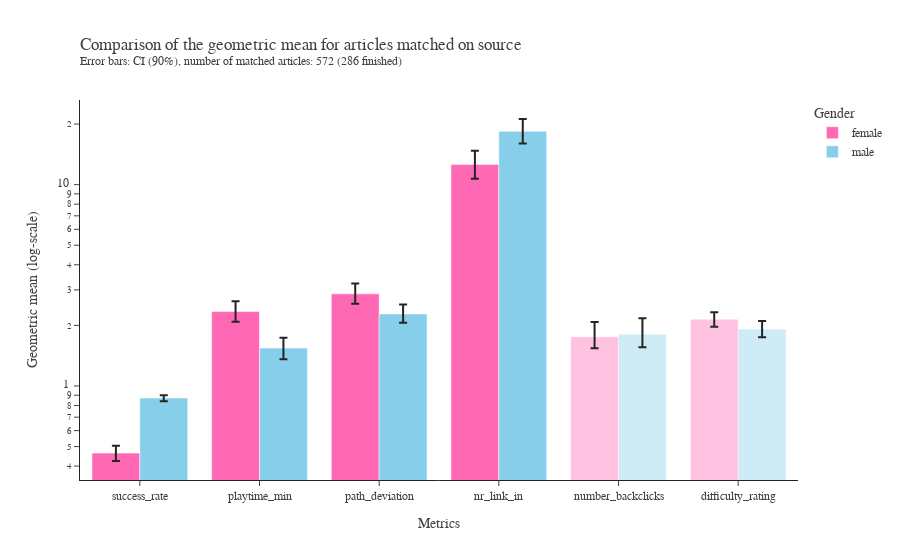

Notebook source saved alongside this figure:
### Markdown cell above
In summary we can see that as soon as we control on the source, which was our minimum requirement we do not see a significant difference in number of backclicks and the difficuly rating anymore. The other metrics, while having a decreased distance in mean can still be considered significant at a 90 % Confidence Interval.

### Code cell
summary_figure(src_match_summary, f"{len(src_match)} ({len(fin_src_match)} finished)", "source", "src_match", opacity = [1,1,1,1,0.4, 0.4])

### Figure 1 — Plotly figure (JSON) as saved in the notebook; plotly's stock layout.template omitted (floating-point values rounded to 4 significant figures)
{"data": [{"error_y": {"array": [0.041, 0.296, 0.365, 2.135, 0.322, 0.179], "arrayminus": [0.04, 0.259, 0.305, 1.891, 0.217, 0.175], "type": "data"}, "hovertemplate": "Geometric mean: %{y}", "marker": {"color": ["hotpink", "hotpink", "hotpink", "hotpink", "hotpink", "hotpink"], "opacity": [1, 1, 1, 1, 0.4, 0.4]}, "name": "female", "type": "bar", "x": ["success_rate", "playtime_min", "path_deviation", "nr_link_in", "number_backclicks", "difficulty_rating"], "y": [0.464, 2.342, 2.868, 12.6, 1.757, 2.146]}, {"error_y": {"array": [0.028, 0.194, 0.255, 2.767, 0.364, 0.187], "arrayminus": [0.032, 0.183, 0.222, 2.412, 0.25, 0.172], "type": "data"}, "hovertemplate": "Geometric mean: %{y}", "marker": {"color": ["skyblue", "skyblue", "skyblue", "skyblue", "skyblue", "skyblue"], "opacity": [1, 1, 1, 1, 0.4, 0.4]}, "name": "male", "type": "bar", "x": ["success_rate", "playtime_min", "path_deviation", "nr_link_in", "number_backclicks", "difficulty_rating"], "y": [0.871, 1.542, 2.281, 18.42, 1.808, 1.916]}], "layout": {"barmode": "group", "font": {"color": "#404040", "family": "Times New Roman, serif"}, "legend": {"title": {"text": "Gender"}}, "title": {"text": "Comparison of the geometric mean for articles matched on source<br><sup>Error bars: CI (90%), number of matched articles: 572 (286 finished)</sup>", "x": 0, "xref": "paper"}, "xaxis": {"title": {"text": "Metrics"}}, "yaxis": {"title": {"text": "Geometric mean (log-scale)"}, "type": "log"}}}
